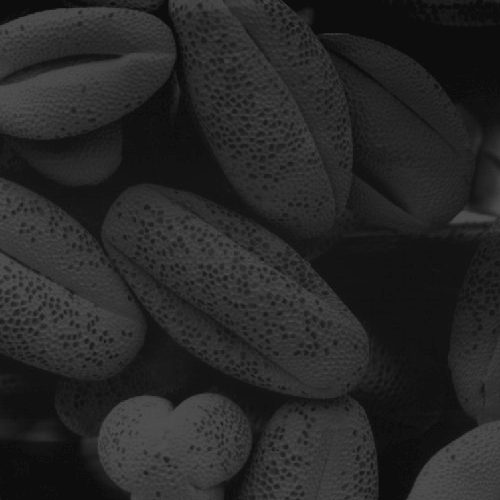
%> input picture 1.tif, 500 x 500 px
$ octave week4.m   (GNU Octave 9; MATLAB toolbox functions it lacks are replaced by stand-ins)
%> lines starting %> are read from the running program, lines starting %| are printed output that depends on the picture; in (x1, y1, x2, y2) boxes, pixels count from 0 and x2, y2 are one past the last pixel; in counts of white or black regions, pixels touching at a corner belong together; the program's own positions count from 1
clear all; close all; clc;
% 初始化：设置图像路径和参数
indir = 'E:\AppCache\MATLAB\DIP\'; % 图像路径（含1.tif/2.tif）
L = 256; % 8比特图像灰度级
alpha = 2; % 指数变换参数


% 任务①：幂律变换 s = c*r^γ
f1 = imread([indir '1.tif']); f1 = im2gray(f1); % 读取偏暗图
%> further down, f1 is the input picture: size 500x500 uint8; min 13, max 83, mean 38.7
f2 = imread([indir '2.tif']); f2 = im2gray(f2); % 读取偏亮图
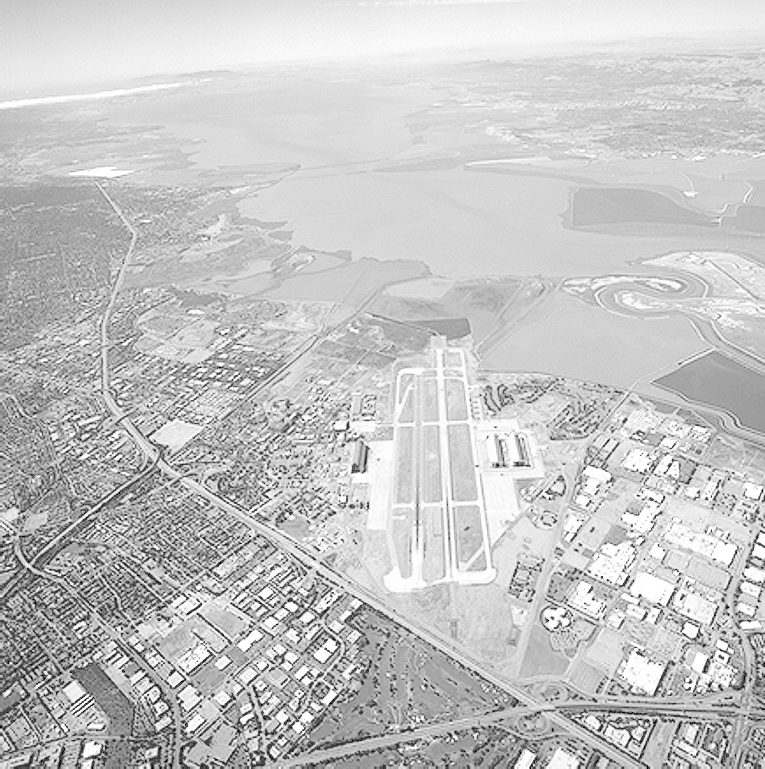
%> input picture 2.tif, 765 x 769 px
%> further down, f2 is the input picture: size 769x765 uint8; min 0, max 255, mean 197.1
c = 1;
gamma1 = 0.5; % 暗图最佳增强参数
gamma2 = 2.5; % 亮图最佳增强参数
% 归一化并计算幂律变换
f1_norm = double(f1) / 255;
f2_norm = double(f2) / 255;
g1 = c * (f1_norm).^gamma1; % 1.tif增强结果
g2 = c * (f2_norm).^gamma2; % 2.tif增强结果
g1_uint8 = uint8(g1 * 255); % 转回[0,255]
g2_uint8 = uint8(g2 * 255);
% 绘制变换曲线
r_range = linspace(0, 1, 256); % 输入灰度范围（归一化）
s_range1 = c * (r_range).^gamma1; % 1.tif变换曲线
s_range2 = c * (r_range).^gamma2; % 2.tif变换曲线
% 显示结果（原图+增强图+前后直方图）
figure('Name', '实验4-任务①-暗图（1.tif）幂律变换');
subplot(2,2,1); imshow(f1); title('1.tif原图（偏暗）');
subplot(2,2,2); imshow(g1_uint8); title(['增强图（c=1, γ=' num2str(gamma1) '）']);
subplot(2,2,3); imhist(f1); title('1.tif原图直方图'); xlim([0 255]);
subplot(2,2,4); imhist(g1_uint8); title('1.tif增强后直方图'); xlim([0 255]);
figure('Name', '实验4-任务①-亮图（2.tif）幂律变换');
subplot(2,2,1); imshow(f2); title('2.tif原图（偏亮）');
subplot(2,2,2); imshow(g2_uint8); title(['增强图（c=1, γ=' num2str(gamma2) '）']);
subplot(2,2,3); imhist(f2); title('2.tif原图直方图'); xlim([0 255]);
subplot(2,2,4); imhist(g2_uint8); title('2.tif增强后直方图'); xlim([0 255]);
figure('Name', '实验4-任务①-幂律变换曲线');
plot(r_range, s_range1, 'b-', 'LineWidth', 2); hold on;
plot(r_range, s_range2, 'r-', 'LineWidth', 2);
xlabel('输入灰度 r (归一化)'); ylabel('输出灰度 s (归一化)');
legend(['1.tif（暗图，γ=' num2str(gamma1) '）'], ['2.tif（亮图，γ=' num2str(gamma2) '）']);
grid on;
%> figure, not shown here; curve peaks at x = 1, y = 1


% 任务②：分段线性变换（增强+二值化）
f_enhance = imread([indir '1.tif']); % 1.tif（偏暗低对比度，用于增强）
f_binary = imread([indir '2.tif']);  % 2.tif（灰度图，用于二值化）
f_enhance = im2gray(f_enhance); % 确保单通道
f_binary = im2gray(f_binary);
% 构造分段线性变换分段点
r_enhance = [0, 50, 200, 255]; % 输入灰度分段点（增强）
s_enhance = [0, 30, 230, 255]; % 输出灰度分段点（增强）
r_binary = [0, 128, 255]; % 输入灰度分段点（二值化）
s_binary = [0, 0, 255];   % 输出灰度分段点（二值化）
% 分段线性变换函数
function s = piecewise_trans(r, r_pts, s_pts)
%> called with r_pts = [0 50 200 255], s_pts = [0 30 230 255]
    s = zeros(size(r));
    for i = 1:length(r_pts)-1
        mask = (r >= r_pts(i)) & (r <= r_pts(i+1));
        s(mask) = s_pts(i) + (s_pts(i+1)-s_pts(i)) .* (r(mask) - r_pts(i)) / (r_pts(i+1)-r_pts(i));
    end
%> this loop made 3 passes
%> pass 1, in piecewise_trans, `mask = (r >= r_pts(i)) & (r <= r_pts(i+1));`:
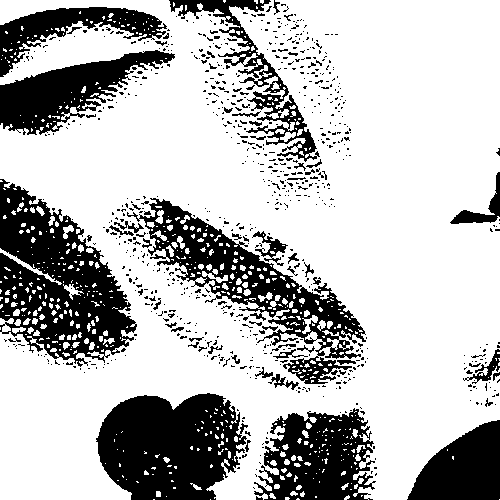
%> mask: size 500x500 logical; 72.6% white; 787 black regions (723 under 20 px), largest, box (x1, y1, x2, y2) and area: (0, 179, 137, 367) 13205, (96, 393, 248, 500) 12078, (127, 198, 366, 384) 10076
%> after the loop:
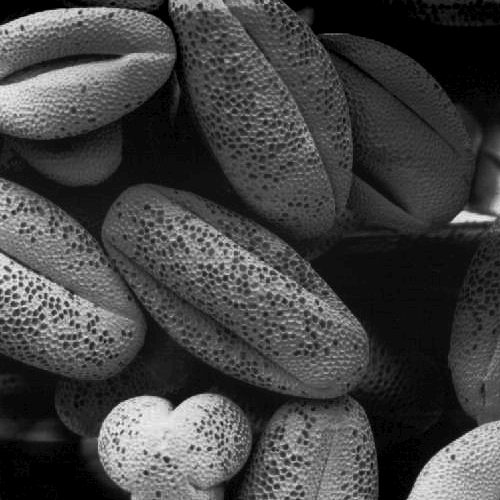
%> s: size 500x500 double; min 7.8, max 74, mean 25.4; drawn with min black and max white
end
% 执行变换
g_enhance = uint8(piecewise_trans(double(f_enhance), r_enhance, s_enhance));
g_binary = uint8(piecewise_trans(double(f_binary), r_binary, s_binary));
%> call 2 of piecewise_trans, with r_pts = [0 128 255], s_pts = [0 0 255]
%> after the loop in piecewise_trans (call 2), `for i = 1:length(r_pts)-1`:
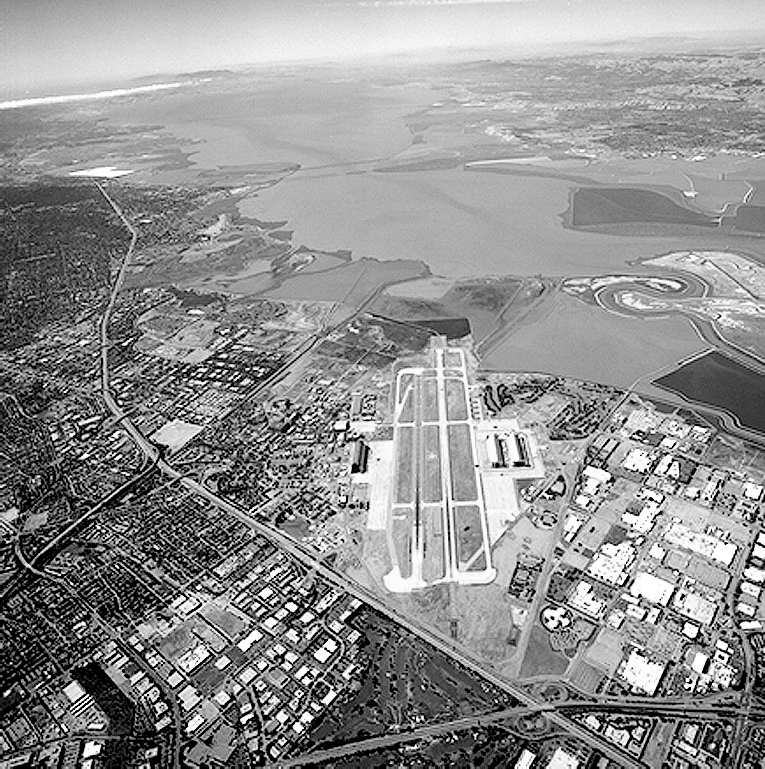
%> s: size 769x765 double; min 0, max 255, mean 144.4
% 显示结果
figure('Name', '实验4-任务②-分段线性增强（1.tif）');
subplot(2,2,1); imshow(f_enhance); title('1.tif原图（低对比度）');
subplot(2,2,2); imshow(g_enhance); title('分段线性增强图');
subplot(2,2,3); imhist(f_enhance); title('1.tif原图直方图'); xlim([0 255]);
subplot(2,2,4); imhist(g_enhance); title('1.tif增强后直方图'); xlim([0 255]);
figure('Name', '实验4-任务②-分段线性二值化（2.tif）');
subplot(2,2,1); imshow(f_binary); title('2.tif原图（灰度）');
subplot(2,2,2); imshow(g_binary); title('二值化图（阈值128）');
subplot(2,2,3); imhist(f_binary); title('2.tif原图直方图'); xlim([0 255]);
subplot(2,2,4); imhist(g_binary); title('2.tif二值化后直方图'); xlim([0 255]);
figure('Name', '实验4-任务②-分段线性变换曲线');
r_range = linspace(0, 255, 256);
s_range_enhance = piecewise_trans(r_range, r_enhance, s_enhance);
s_range_binary = piecewise_trans(r_range, r_binary, s_binary);
plot(r_range, s_range_enhance, 'b-o', 'LineWidth', 2); hold on;
plot(r_range, s_range_binary, 'r-o', 'LineWidth', 2);
xlabel('输入灰度 r'); ylabel('输出灰度 s');
legend('1.tif增强变换', '2.tif二值化变换'); grid on;


% 任务③：8比特图像比特平面分层
% 读取8比特灰度图（复用1.tif）
f = imread([indir '1.tif']);
f = im2gray(f); % 确保为uint8单通道
% 验证原图像
disp(class(f)); % 输出"uint8"
%| uint8
disp([min(f(:)), max(f(:))]); % 输出"13 83"
%|   13  83
figure; imshow(f); title('任务3原图像（1.tif）');

% 比特平面分层（用bitget按位提取）
bit_planes = zeros(size(f,1), size(f,2), 8, 'uint8'); % 存储8个比特平面
for k = 0:7
    bit_plane = bitget(f, k+1); % 提取第k+1位（MATLAB比特位从1开始计数）
    bit_planes(:,:,k+1) = uint8(bit_plane) * 255; % 0→0（黑），1→255（白）
end

% 显示比特平面结果图
figure('Name', '实验4-任务③-1.tif比特平面分层（修正按位运算）');
for k = 0:7
    subplot(2,4,k+1);
    imshow(bit_planes(:,:,k+1));
    title(['第' num2str(k) '位平面（权重2^' num2str(k) '）']);
end
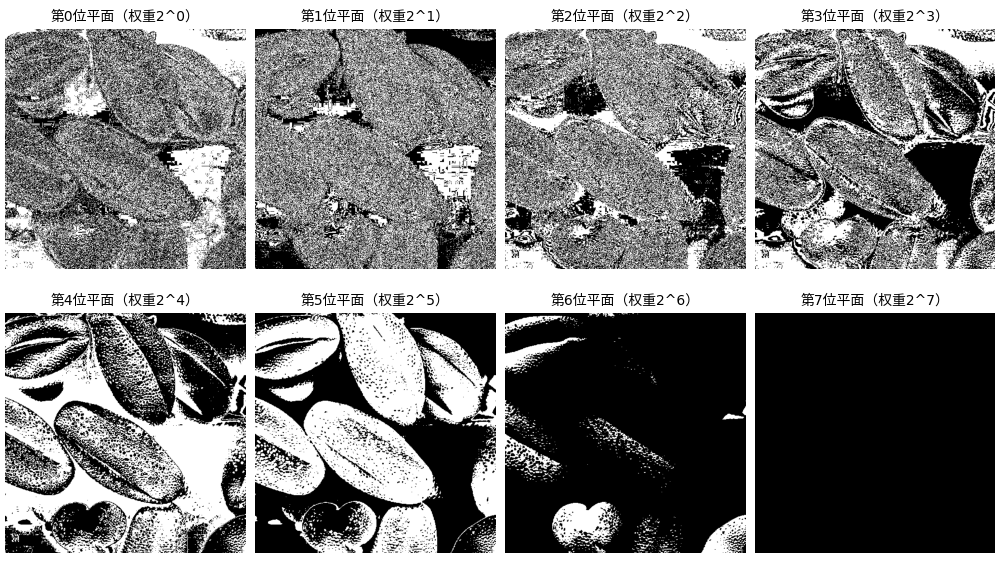
%> figure redrawn from the program's plot data, 8 panels

% 第7位平面变换曲线
figure('Name', '实验4-任务③-第7位平面变换曲线（修正按位运算）');
r = uint8(0:255); % 8比特灰度范围
msb_bit = bitget(r, 8); % 提取第8位（对应2^7=128）
s_range = double(msb_bit) * 255; % 0→0，1→255
plot(double(r), s_range, 'b-', 'LineWidth', 2);
xlabel('输入灰度 r'); ylabel('输出灰度 s（第7位平面）');
xlim([0 255]); ylim([0 255]);
grid on;
%> figure, not shown here; curve peaks at x = 128, y = 255

% 第7位平面直方图
figure('Name', '实验4-任务③-第7位平面直方图（修正后）');
imhist(bit_planes(:,:,8)); % 第8个通道对应第7位平面（k=7）
title('1.tif第7位平面直方图（修正按位运算）');
xlim([0 255]);
%> figure, not shown here; highest point at x = 0, y = 250000


% 任务④：直方图均衡化
% 复用任务①的1.tif（f1）、2.tif（f2）
% 普通直方图均衡
g1_histeq = histeq(f1, 256); % 1.tif（暗图）均衡结果
g2_histeq = histeq(f2, 256); % 2.tif（亮图）均衡结果
% 自适应直方图均衡（CLAHE）
g1_clahe = adapthisteq(f1);
g2_clahe = adapthisteq(f2);
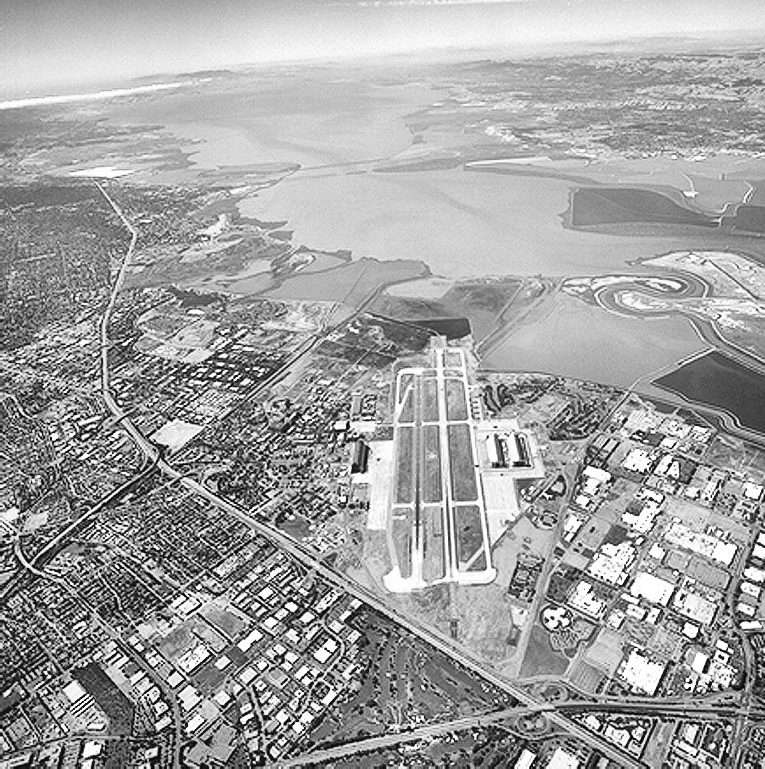
%> g2_clahe: size 769x765 uint8; min 0, max 255, mean 162
% 计算CDF曲线
hnorm1 = imhist(f1) / numel(f1); % 归一化直方图
%> hnorm1 = 256 values, max 0.0709 at index 14, min 0 at index 1, mean 0.00391
cdf1 = cumsum(hnorm1); % 累积分布函数
%> cdf1 = 256 values from 0 to 1
% 显示结果
figure('Name', '实验4-任务④-暗图（1.tif）直方图均衡');
subplot(2,3,1); imshow(f1); title('1.tif原图（偏暗）');
subplot(2,3,2); imshow(g1_histeq); title('普通均衡');
subplot(2,3,3); imshow(g1_clahe); title('自适应均衡');
subplot(2,3,4); imhist(f1); title('1.tif原图直方图'); xlim([0 255]);
subplot(2,3,5); imhist(g1_histeq); title('普通均衡直方图'); xlim([0 255]);
subplot(2,3,6); imhist(g1_clahe); title('自适应均衡直方图'); xlim([0 255]);
figure('Name', '实验4-任务④-1.tif均衡变换曲线');
subplot(1,2,1); plot(f1(:), g1_histeq(:), '.', 'MarkerSize', 1);
xlabel('输入灰度 f'); ylabel('输出灰度 g'); title('像素映射曲线'); xlim([0 255]); ylim([0 255]);
subplot(1,2,2); plot(linspace(0,255,256), cdf1*255, 'r-', 'LineWidth', 2);
xlabel('输入灰度 f'); ylabel('输出灰度 g'); title('CDF变换曲线'); xlim([0 255]); ylim([0 255]);
figure('Name', '实验4-任务④-亮图（2.tif）直方图均衡');
subplot(2,3,1); imshow(f2); title('2.tif原图（偏亮）');
subplot(2,3,2); imshow(g2_histeq); title('普通均衡');
subplot(2,3,3); imshow(g2_clahe); title('自适应均衡');
subplot(2,3,4); imhist(f2); title('2.tif原图直方图'); xlim([0 255]);
subplot(2,3,5); imhist(g2_histeq); title('普通均衡直方图'); xlim([0 255]);
subplot(2,3,6); imhist(g2_clahe); title('自适应均衡直方图'); xlim([0 255]);
%> after `xlim([0 255])`:
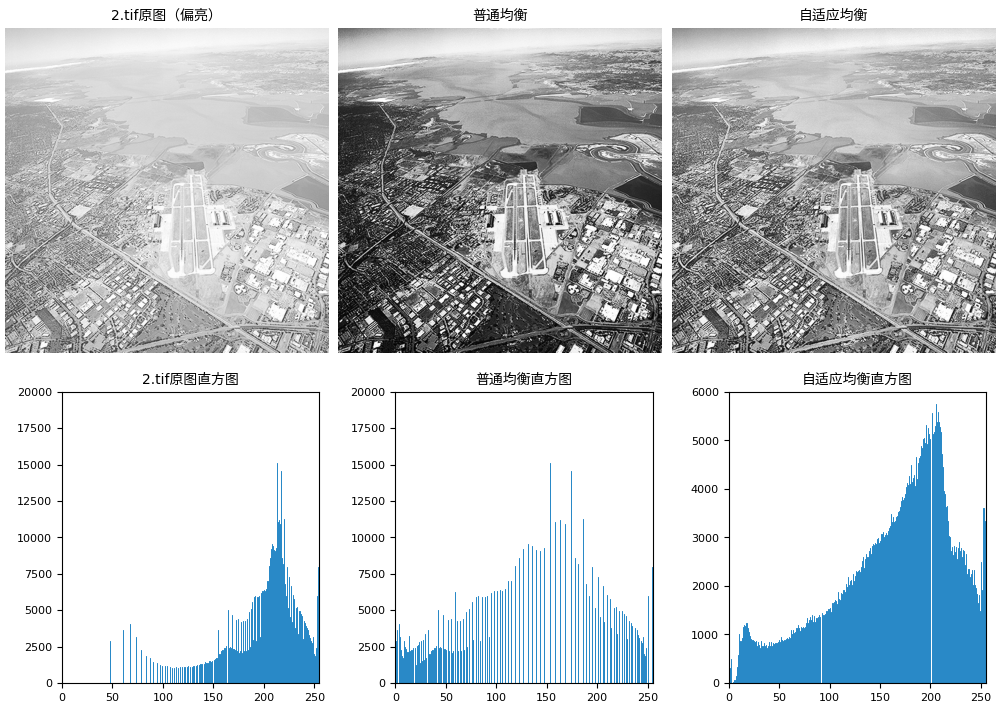
%> figure redrawn from the program's plot data, 6 panels


% 任务⑤：3比特图像直方图均衡计算
L = 8; % 3比特，灰度级0~7
MN = 64*64; % 总像素数（64×64=4096）
r_levels = 0:7; % 原灰度级
n_k = [560, 920, 1040, 705, 356, 267, 170, 78]; % 原灰度级像素数
p_r = n_k / MN; % 原灰度级概率
% 计算均衡化
cdf = cumsum(p_r); % 累积分布函数
s_levels = round((L-1)*cdf); % 均衡后灰度级
% 统计新灰度级
[s_unique, ~, idx] = unique(s_levels);
n_s = accumarray(idx, n_k);
p_s = n_s / MN;
% 输出结果表格
fprintf('实验4-任务⑤ 直方图均衡计算结果\n');
fprintf('原灰度级f\t原像素数n_k\t原概率p_r\tCDF\t均衡后灰度级s\t新像素数n_s\t新概率p_s\n');
for i = 1:length(r_levels)
    fprintf('%d\t\t%d\t\t%.2f\t\t%.2f\t%d\t\t', ...
        r_levels(i), n_k(i), p_r(i), cdf(i), s_levels(i));
    s_idx = find(s_unique == s_levels(i), 1);
    if ~isempty(s_idx)
        fprintf('%d\t\t%.3f\n', n_s(s_idx), p_s(s_idx));
    else
        fprintf('0\t\t0.000\n');
    end
end
% 显示直方图
figure('Name', '实验4-任务⑤-均衡前后直方图');
subplot(1,2,1); bar(r_levels, p_r, 'b'); title('均衡前直方图'); xlabel('灰度级'); ylabel('概率');
subplot(1,2,2); bar(s_unique, p_s, 'r'); title('均衡后直方图'); xlabel('灰度级'); ylabel('概率');


% 任务⑥：单调变换
f = imread([indir '2.tif']);
f = im2gray(f); % 确保单通道灰度图（uint8类型）
C = 30;
L_target = 256;
L_minus1 = L_target - 1;
% 修正数据类型：r_min/r_max转为double
r_min = double(min(f(:)));
%> r_min = 0
r_max = double(max(f(:)));
%> r_max = 255
% 单调变换
if r_max == r_min
    g = uint8(ones(size(f)) * C);
else
    g = C + (L_minus1 - C) * (double(f) - r_min) / (r_max - r_min);
    g = uint8(g);
%> g: size 769x765 uint8
end
% 验证结果
g_min = min(g(:));
%> g_min = 30
g_max = max(g(:));
%> g_max = 255
fprintf('\n实验4-任务⑥ 单调变换结果\n');
fprintf('原图像灰度范围：[%d, %d]\n', r_min, r_max);
%| 原图像灰度范围：[0, 255]
fprintf('变换后灰度范围：[%d, %d]（目标：[%d, %d]）\n', g_min, g_max, C, L_minus1);
%| 变换后灰度范围：[30, 255]（目标：[30, 255]）
% 显示结果
figure('Name', '实验4-任务⑥-单调变换（2.tif）');
subplot(2,2,1); imshow(f); title('2.tif原图');
subplot(2,2,2); imshow(g); title(['变换后（最低' num2str(C) ',最高255）']);
subplot(2,2,3); imhist(f); title('2.tif原图直方图'); xlim([0 255]);
subplot(2,2,4); imhist(g); title('2.tif变换后直方图'); xlim([0 255]);
% 绘制变换曲线
figure('Name', '实验4-任务⑥-单调变换曲线');
r_range = linspace(r_min, r_max, 256);
%> r_range = 256 values from 0 to 255
s_range = C + (L_minus1 - C) * (r_range - r_min) / (r_max - r_min);
%> s_range = 256 values from 30 to 255
plot(r_range, s_range, 'b-', 'LineWidth', 2);
xlabel('输入灰度 r'); ylabel('输出灰度 s'); grid on;


% 任务⑦：基于e^(-αr²)的变换曲线构造
A = 1; B = 1;
r_range = linspace(0, 2, 1000); % r范围足够观察趋势
% 构造3种变换曲线
s_a = A * (1 - exp(-alpha * r_range.^2)); % 曲线a（0→A）
s_b = B/4 + (3*B/4) * (1 - exp(-alpha * r_range.^2)); % 曲线b（B/4→B）
s_c = A/3 + (2*A/3) * exp(-alpha * r_range.^2); % 曲线c（A→A/3）
% 显示曲线
figure('Name', '实验4-任务⑦-指数变换曲线');
subplot(1,3,1); plot(r_range, s_a, 'b-', 'LineWidth', 2);
title('曲线a（0→A）'); xlabel('r'); ylabel('s=T(r)'); grid on; ylim([0 A]);
subplot(1,3,2); plot(r_range, s_b, 'r-', 'LineWidth', 2);
title('曲线b（B/4→B）'); xlabel('r'); ylabel('s=T(r)'); grid on; ylim([0 B]);
subplot(1,3,3); plot(r_range, s_c, 'g-', 'LineWidth', 2);
title('曲线c（A→A/3）'); xlabel('r'); ylabel('s=T(r)'); grid on; ylim([0 A]);


% 任务⑧：证明两次直方图均衡结果相同
f = imread([indir '1.tif']);
f = im2gray(f); % 确保单通道灰度图
% 两次均衡
g1 = histeq(f, 256); % 第一次均衡
g2 = histeq(g1, 256); % 第二次均衡
% 验证一致性
pixel_diff = sum(abs(double(g1(:)) - double(g2(:))));
%> pixel_diff = 0
fprintf('\n实验4-任务⑧ 两次均衡一致性验证\n');
fprintf('两次均衡后像素差异总和：%d（理论应为0，离散误差可忽略）\n', pixel_diff);
%| 两次均衡后像素差异总和：0（理论应为0，离散误差可忽略）
% 显示结果
figure('Name', '实验4-任务⑧-两次直方图均衡对比（1.tif）');
subplot(1,3,1); imshow(f); title('1.tif原图');
subplot(1,3,2); imshow(g1); title('第一次均衡');
subplot(1,3,3); imshow(g2); title('第二次均衡');
% 直方图对比
figure('Name', '实验4-任务⑧-两次均衡直方图对比');
subplot(1,2,1); imhist(g1); title('第一次均衡直方图'); xlim([0 255]);
subplot(1,2,2); imhist(g2); title('第二次均衡直方图'); xlim([0 255]);


% 任务⑨：连续灰度变换（匹配目标PDF）
% 定义PDF并计算CDF及逆函数
r1 = linspace(0, 0.5, 256); F_r1 = 2*r1.^2; % 0≤r≤0.5的CDF
r2 = linspace(0.5, 1, 256); F_r2 = 4*r2 - 2*r2.^2 - 1; % 0.5<r≤1的CDF
t = linspace(0, 1, 512); F_z_inv = t / 2; % 目标CDF逆函数
% 计算变换函数T(r)=F_z⁻¹(F_r(r))
T_r1 = F_z_inv(round(F_r1 * 511) + 1);
T_r2 = F_z_inv(round(F_r2 * 511) + 1);
% 显示PDF、CDF、变换曲线
figure('Name', '实验4-任务⑨-PDF、CDF与变换曲线');
subplot(2,2,1); plot([r1, r2], [4*r1, 4*(1-r2)], 'b-', 'LineWidth', 2);
title('原PDF p_r(r)'); xlabel('r'); ylabel('p_r(r)'); xlim([0 1]); ylim([0 2.5]);
subplot(2,2,2); plot([0, 0.5, 1], [0, 1, 1], 'r-', 'LineWidth', 2);
title('目标PDF p_z(z)'); xlabel('z'); ylabel('p_z(z)'); xlim([0 1]); ylim([0 2.5]);
subplot(2,2,3); plot([r1, r2], [F_r1, F_r2], 'g-', 'LineWidth', 2);
title('原CDF F_r(r)'); xlabel('r'); ylabel('F_r(r)'); xlim([0 1]); ylim([0 1]);
subplot(2,2,4); plot([r1, r2], [T_r1, T_r2], 'm-', 'LineWidth', 2);
title('变换函数 T(r)'); xlabel('r'); ylabel('z=T(r)'); xlim([0 1]); ylim([0 0.5]);
% 模拟验证
f_sim = zeros(512, 512);
for i = 1:512
    for j = 1:512
        r = rand(); % [0,1]均匀随机数
        if r <= 0.5
            f_sim(i,j) = sqrt(r/2); % 逆变换采样p_r(r)=4r
        else
            f_sim(i,j) = 1 - sqrt((1 - r)/2); % 逆变换采样p_r(r)=4(1-r)
        end
    end
end
f_sim = uint8(f_sim * 255); % 映射到[0,255]
% 应用变换T(r)
g_sim = zeros(size(f_sim));
f_double = double(f_sim) / 255; % 归一化到[0,1]
mask1 = f_double <= 0.5;
mask2 = f_double > 0.5;
g_sim(mask1) = (f_double(mask1)).^2; % T(r)=r²（0≤r≤0.5）
g_sim(mask2) = 2*f_double(mask2) - (f_double(mask2)).^2 - 0.5; % T(r)=2r-r²-0.5
g_sim = uint8(g_sim * 255); % 映射到[0,255]
% 显示模拟结果
figure('Name', '实验4-任务⑨-模拟图像变换验证');
subplot(2,2,1); imshow(f_sim); title('符合p_r的模拟图');
subplot(2,2,2); imshow(g_sim); title('变换后符合p_z的图');
subplot(2,2,3); imhist(f_sim); title('模拟图直方图（近似p_r）'); xlim([0 255]);
subplot(2,2,4); imhist(g_sim); title('变换后直方图（近似p_z）'); xlim([0 255]);
